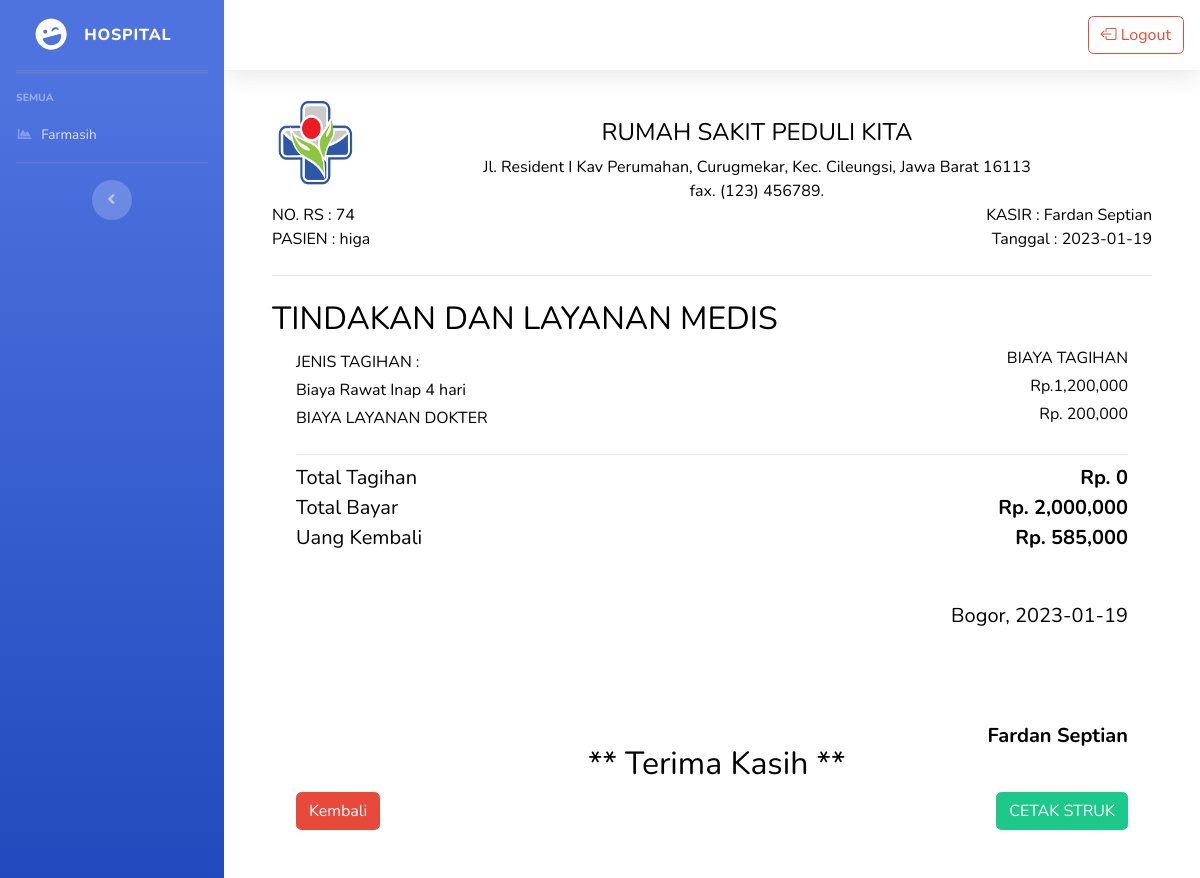
/struk_inap.php (signed in), run on an earlier commit of the app's database.
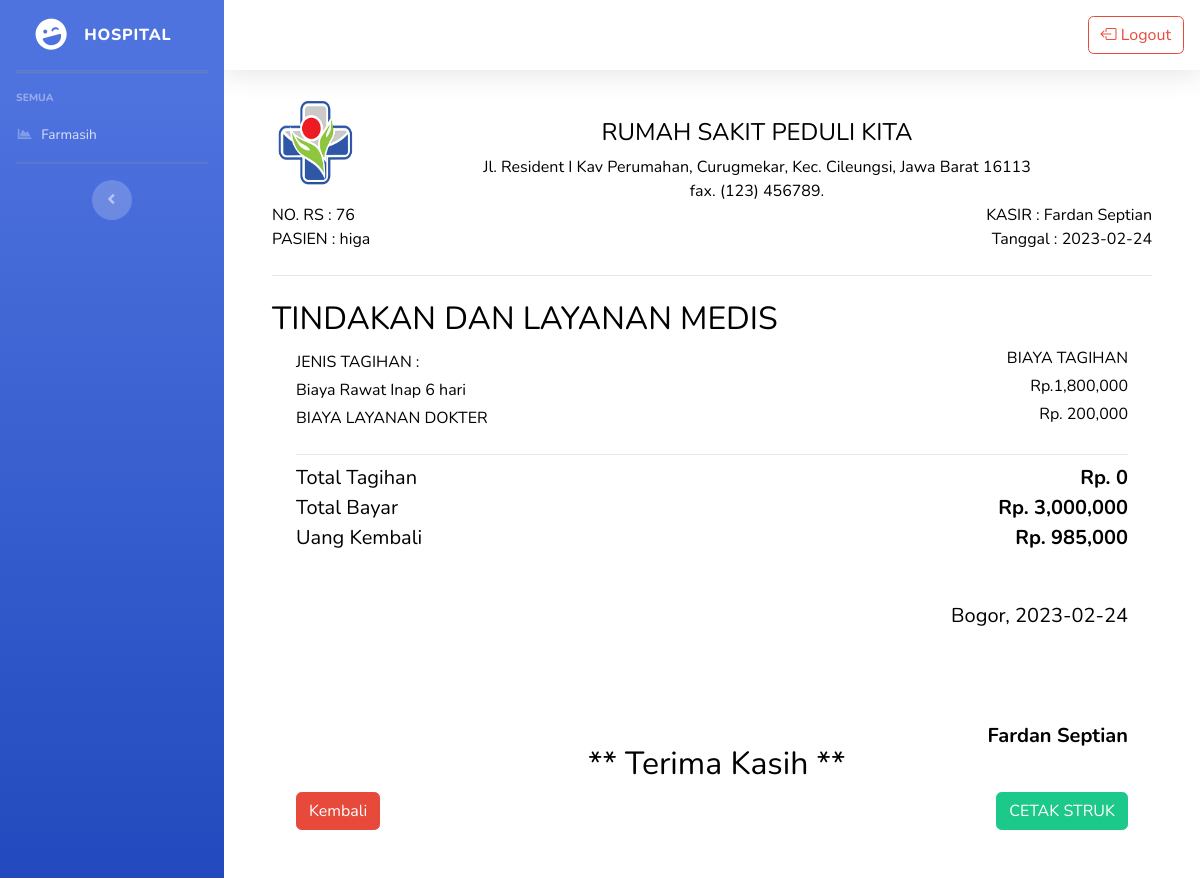
And on a later commit of the database.
### tables this page shows
CREATE TABLE `transaksi2` (
  `id_transaksi` int(11) NOT NULL,
  `id_psinap` int(11) NOT NULL,
  `nama_pasien` varchar(200) NOT NULL,
  `diagnosis` varchar(200) NOT NULL,
  `tindakan` varchar(200) NOT NULL,
  `total_tagihan` varchar(200) NOT NULL,
  `total_obat` varchar(200) NOT NULL,
  `uang_bayar` varchar(200) NOT NULL,
  `tanggal_transaksi` date NOT NULL
);

CREATE TABLE `kamar` (
  `id_kamar` int(11) NOT NULL,
  `kode_kamar` varchar(200) NOT NULL,
  `nama` varchar(200) NOT NULL,
  `kelas` int(11) NOT NULL,
  `harga` varchar(200) NOT NULL,
  `jumlah_kamar` varchar(200) NOT NULL,
  `tanggal` date NOT NULL,
  `status` varchar(200) NOT NULL
);

CREATE TABLE `rawat_inap` (
  `id_ri` int(20) NOT NULL,
  `kelas_kamar` varchar(200) NOT NULL,
  `harga_kamar` varchar(200) NOT NULL,
  `stok` varchar(200) NOT NULL
);

### struk_inap.php (the view, shortened to what this page needs)
<?php
include 'config.php';
?>
<?php include 'navbar-farmasih.php'; ?>
<div class="content text-black">
    <div class="container-fluid" style="background-color: white;">
        <div class="row">
            <form method="POST" action="" enctype="multipart/form-data">
                <?php
                $query = mysqli_query($conn, "SELECT * FROM transaksi2 JOIN kamar ON(kamar.id_kamar = transaksi2.id_psinap) JOIN rawat_inap ON(rawat_inap.id_ri = kamar.kelas) ORDER BY id_transaksi DESC");
                $row_query = mysqli_fetch_array($query);
                $tgl_masuk = new DateTime($row_query['tanggal']);
                $tgl_keluar = new DateTime($row_query['tanggal_transaksi']);
                $jarak = $tgl_keluar->diff($tgl_masuk);
                $harga_penginapan = $jarak->d * $row_query['harga_kamar'];
                $kembalian = $row_query['uang_bayar'] - $row_query['total_tagihan'];
                $dokter = 200000;
                ?>
                <div class="container">
                    <div class="d-flex justify-content-between">
                        <img src="images/logo4.png" alt="" width="90px" style="margin-bottom:10px;">
                        <center>
                        <h4 class="mt-4 ">RUMAH SAKIT PEDULI KITA</h4>
                        <span> Jl. Resident I Kav Perumahan, Curugmekar, Kec. Cileungsi, Jawa Barat 16113</span><br>
                        <span>fax. (123) 456789.
                        </span> </center>
                        <br>
                        </div>
                    </div>
                <div class="container" style="margin-top:20;">
                    <span style="">NO. RS : <?php echo $row_query['id_transaksi'] ?></span>
                    <span style="float:right;">KASIR : Fardan Septian</span><br>
                    <span style="">PASIEN : <?php echo $row_query['nama_pasien'] ?></span>
                    <span style="float:right;">Tanggal : <?php echo $row_query['tanggal_transaksi'] ?> </span>
                    <h2 class=" pb-4 border-bottom"></h2>
                    <h2 class="mt-4">TINDAKAN DAN LAYANAN MEDIS</h2>
                    <div class="container-fluid">
                        <div class="d-flex justify-content-between">
                            <span class="mt-1">JENIS TAGIHAN :</span>
                            <span>BIAYA TAGIHAN</span>
                        </div>
                        <div class="d-flex justify-content-between">
                            <span class="mt-1">Biaya Rawat Inap <?= $jarak->d ?> hari</span>
                            <span>Rp.<?= number_format($harga_penginapan) ?></span>
                        </div>
                        <div class="d-flex justify-content-between">
                            <span class="mt-1">BIAYA LAYANAN DOKTER</span>
                            <span>Rp. <?= number_format($dokter); ?></span>
                        </div>
                        <?php
                        $tagihan = 0;
                        ?>
                        <h2 class=" pb-4 border-bottom"></h2>
                        <div class="d-flex justify-content-between ">
                            <span class="fs-5">Total Tagihan</span><br>
                            <b><span class="fs-5">Rp. <?= number_format($tagihan); ?></span></b>
                        </div>
                        <div class="d-flex justify-content-between">
                            <span class="fs-5">Total Bayar</span><br>
                            <b><span class="fs-5">Rp. <?= number_format($row_query['uang_bayar']); ?></span></b>
                        </div>
                        <div class="d-flex justify-content-between mb-4">
                            <span class="fs-5">Uang Kembali</span><br>
                            <b><span class="fs-5">Rp. <?= number_format($kembalian); ?></span></b>
                        </div>
                        <span style="float:right;" class="fs-5 mt-4">Bogor, <?php echo $row_query['tanggal_transaksi'] ?> </span><br><br><br><br><br>
                       <b><span style="float:right;" class="fs-5 mt-4">Fardan Septian</span></b> <br>
                        <center>
                            <h2 class="mt-4" style="margin-left: 150px;">** Terima Kasih **</h2>
                        </center>
                        <a href="" class="btn btn-success btn-fill pull-rightfloat-right ms-2 print" style="float:right ;" onclick="window.print()">CETAK STRUK</a>
                        <a href="transaksi2.php?ilang" button type="button" class="btn btn-danger mb-5 print">Kembali</a><br>
                    </div>
                </div>
        </div>
        </body>
        </html>

What changed in the data, as far as the page shows it:
no longer on this page (row unchanged): transaksi2: id_transaksi "74", nama_pasien "higa", tanggal_transaksi "2023-01-19", tanggal_transaksi.tanggal "4", tanggal_transaksi.harga_kamar "1,200,000", uang_bayar "2,000,000", kembalian "585,000"
added transaksi2: id_transaksi "76", nama_pasien "higa", tanggal_transaksi "2023-02-24", tanggal_transaksi.tanggal "6", tanggal_transaksi.harga_kamar "1,800,000", uang_bayar "3,000,000", kembalian "985,000"
